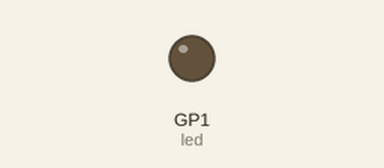
Simulated run of this program. Board: Raspberry Pi Pico running MicroPython. On the bench: output pins drawn as LEDs (lit = HIGH).

Above: at 0.05 s.
At 0.4 s:
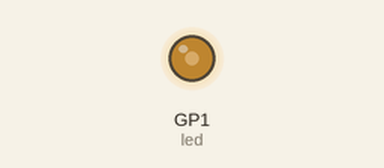
At 0.75 s:
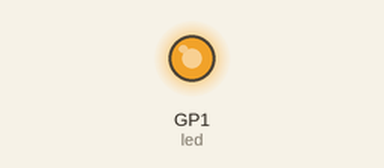
At 1.5 s:
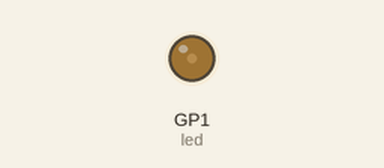
Timing chart, 0 to 3.7 s (numbered marks = the images above):
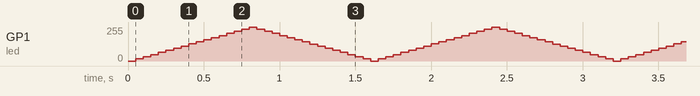

The program:

05_senial_pwm.py
```python
from machine import Pin, PWM
from time import sleep

led = PWM(Pin(1))
led.freq(1000)

while True:
    for brillo in range(0, 65536, 4096):
        led.duty_u16(brillo)
        sleep(0.05)

    for brillo in range(65535, -1, -4096):
        led.duty_u16(brillo)
        sleep(0.05)
```
